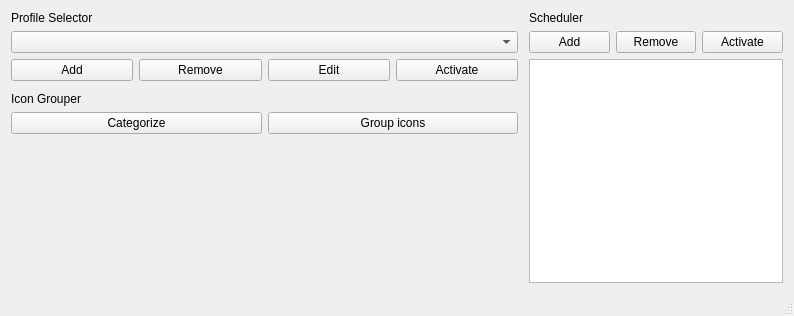
<?xml version="1.0" encoding="UTF-8"?>
<ui version="4.0">
 <class>ranhNenLamMainWindow</class>
 <widget class="QMainWindow" name="ranhNenLamMainWindow">
  <property name="geometry">
   <rect>
    <x>0</x>
    <y>0</y>
    <width>794</width>
    <height>316</height>
   </rect>
  </property>
  <property name="sizePolicy">
   <sizepolicy hsizetype="Preferred" vsizetype="Fixed">
    <horstretch>0</horstretch>
    <verstretch>0</verstretch>
   </sizepolicy>
  </property>
  <property name="windowTitle">
   <string>ranhNenLamTool</string>
  </property>
  <widget class="QWidget" name="centralWidget">
   <layout class="QHBoxLayout" name="horizontalLayout_2" stretch="2,0,1">
    <item>
     <layout class="QVBoxLayout" name="Left" stretch="1,0,1">
      <item>
       <layout class="QVBoxLayout" name="UpLeft">
        <item>
         <layout class="QHBoxLayout" name="UpLeft1">
          <item>
           <widget class="QLabel" name="profileSelectorLabel">
            <property name="sizePolicy">
             <sizepolicy hsizetype="Preferred" vsizetype="Fixed">
              <horstretch>0</horstretch>
              <verstretch>0</verstretch>
             </sizepolicy>
            </property>
            <property name="text">
             <string>Profile Selector</string>
            </property>
            <property name="alignment">
             <set>Qt::AlignLeading|Qt::AlignLeft|Qt::AlignTop</set>
            </property>
           </widget>
          </item>
         </layout>
        </item>
        <item>
         <layout class="QHBoxLayout" name="UpLeft2">
          <item>
           <widget class="QComboBox" name="comboBox"/>
          </item>
         </layout>
        </item>
        <item>
         <layout class="QHBoxLayout" name="UpLeft3">
          <item>
           <widget class="QPushButton" name="profileAddButton">
            <property name="text">
             <string>Add</string>
            </property>
           </widget>
          </item>
          <item>
           <widget class="QPushButton" name="profileRemoveButton">
            <property name="text">
             <string>Remove</string>
            </property>
           </widget>
          </item>
          <item>
           <widget class="QPushButton" name="profileEditButton">
            <property name="text">
             <string>Edit</string>
            </property>
           </widget>
          </item>
          <item>
           <widget class="QPushButton" name="profileActivateButton">
            <property name="text">
             <string>Activate</string>
            </property>
           </widget>
          </item>
         </layout>
        </item>
       </layout>
      </item>
      <item>
       <spacer name="verticalSpacer_2">
        <property name="orientation">
         <enum>Qt::Vertical</enum>
        </property>
        <property name="sizeType">
         <enum>QSizePolicy::Fixed</enum>
        </property>
        <property name="sizeHint" stdset="0">
         <size>
          <width>20</width>
          <height>5</height>
         </size>
        </property>
       </spacer>
      </item>
      <item>
       <layout class="QVBoxLayout" name="LowLeft" stretch="0,0,0">
        <property name="sizeConstraint">
         <enum>QLayout::SetMinimumSize</enum>
        </property>
        <item>
         <widget class="QLabel" name="iconGrouperLabel">
          <property name="sizePolicy">
           <sizepolicy hsizetype="Preferred" vsizetype="Fixed">
            <horstretch>0</horstretch>
            <verstretch>0</verstretch>
           </sizepolicy>
          </property>
          <property name="text">
           <string>Icon Grouper</string>
          </property>
         </widget>
        </item>
        <item>
         <layout class="QHBoxLayout" name="horizontalLayout">
          <item>
           <widget class="QPushButton" name="iconCategorizeButton">
            <property name="sizePolicy">
             <sizepolicy hsizetype="Minimum" vsizetype="Minimum">
              <horstretch>0</horstretch>
              <verstretch>0</verstretch>
             </sizepolicy>
            </property>
            <property name="text">
             <string>Categorize</string>
            </property>
           </widget>
          </item>
          <item>
           <widget class="QPushButton" name="iconGroupButton">
            <property name="sizePolicy">
             <sizepolicy hsizetype="Minimum" vsizetype="Minimum">
              <horstretch>0</horstretch>
              <verstretch>0</verstretch>
             </sizepolicy>
            </property>
            <property name="text">
             <string>Group icons</string>
            </property>
           </widget>
          </item>
         </layout>
        </item>
        <item>
         <spacer name="verticalSpacer">
          <property name="orientation">
           <enum>Qt::Vertical</enum>
          </property>
          <property name="sizeHint" stdset="0">
           <size>
            <width>20</width>
            <height>40</height>
           </size>
          </property>
         </spacer>
        </item>
       </layout>
      </item>
     </layout>
    </item>
    <item>
     <spacer name="horizontalSpacer">
      <property name="orientation">
       <enum>Qt::Horizontal</enum>
      </property>
      <property name="sizeType">
       <enum>QSizePolicy::Fixed</enum>
      </property>
      <property name="sizeHint" stdset="0">
       <size>
        <width>5</width>
        <height>20</height>
       </size>
      </property>
     </spacer>
    </item>
    <item>
     <layout class="QVBoxLayout" name="Right" stretch="0,0,0">
      <property name="sizeConstraint">
       <enum>QLayout::SetDefaultConstraint</enum>
      </property>
      <item>
       <widget class="QLabel" name="schedulerLabel">
        <property name="text">
         <string>Scheduler</string>
        </property>
       </widget>
      </item>
      <item>
       <layout class="QHBoxLayout" name="RightButtons">
        <item>
         <widget class="QPushButton" name="schedulerAddButton">
          <property name="text">
           <string>Add</string>
          </property>
         </widget>
        </item>
        <item>
         <widget class="QPushButton" name="schedulerRemoveButton">
          <property name="text">
           <string>Remove</string>
          </property>
         </widget>
        </item>
        <item>
         <widget class="QPushButton" name="schedulerToggleButton">
          <property name="text">
           <string>Activate</string>
          </property>
         </widget>
        </item>
       </layout>
      </item>
      <item>
       <widget class="QListView" name="scheduledTaskListView"/>
      </item>
     </layout>
    </item>
   </layout>
  </widget>
  <widget class="QStatusBar" name="statusBar"/>
 </widget>
 <layoutdefault spacing="6" margin="11"/>
 <resources/>
 <connections/>
</ui>
